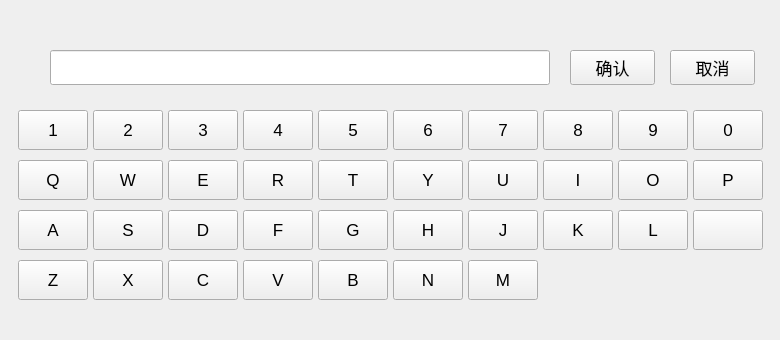
<?xml version="1.0" encoding="UTF-8"?>
<ui version="4.0">
 <class>KeyboardDialog</class>
 <widget class="QDialog" name="KeyboardDialog">
  <property name="geometry">
   <rect>
    <x>0</x>
    <y>0</y>
    <width>780</width>
    <height>340</height>
   </rect>
  </property>
  <property name="font">
   <font>
    <pointsize>13</pointsize>
   </font>
  </property>
  <property name="windowTitle">
   <string>Dialog</string>
  </property>
  <widget class="QWidget" name="gridLayoutWidget">
   <property name="geometry">
    <rect>
     <x>0</x>
     <y>110</y>
     <width>805</width>
     <height>261</height>
    </rect>
   </property>
   <layout class="QGridLayout" name="gridLayout">
    <property name="sizeConstraint">
     <enum>QLayout::SetFixedSize</enum>
    </property>
    <property name="leftMargin">
     <number>18</number>
    </property>
    <property name="rightMargin">
     <number>18</number>
    </property>
    <property name="horizontalSpacing">
     <number>5</number>
    </property>
    <property name="verticalSpacing">
     <number>10</number>
    </property>
    <item row="0" column="5">
     <widget class="QPushButton" name="button_6">
      <property name="minimumSize">
       <size>
        <width>0</width>
        <height>40</height>
       </size>
      </property>
      <property name="maximumSize">
       <size>
        <width>70</width>
        <height>16777215</height>
       </size>
      </property>
      <property name="focusPolicy">
       <enum>Qt::NoFocus</enum>
      </property>
      <property name="text">
       <string>6</string>
      </property>
     </widget>
    </item>
    <item row="0" column="3">
     <widget class="QPushButton" name="button_4">
      <property name="minimumSize">
       <size>
        <width>0</width>
        <height>40</height>
       </size>
      </property>
      <property name="maximumSize">
       <size>
        <width>70</width>
        <height>16777215</height>
       </size>
      </property>
      <property name="focusPolicy">
       <enum>Qt::NoFocus</enum>
      </property>
      <property name="text">
       <string>4</string>
      </property>
     </widget>
    </item>
    <item row="0" column="8">
     <widget class="QPushButton" name="button_9">
      <property name="minimumSize">
       <size>
        <width>0</width>
        <height>40</height>
       </size>
      </property>
      <property name="maximumSize">
       <size>
        <width>70</width>
        <height>16777215</height>
       </size>
      </property>
      <property name="focusPolicy">
       <enum>Qt::NoFocus</enum>
      </property>
      <property name="text">
       <string>9</string>
      </property>
     </widget>
    </item>
    <item row="2" column="8">
     <widget class="QPushButton" name="button_L">
      <property name="minimumSize">
       <size>
        <width>0</width>
        <height>40</height>
       </size>
      </property>
      <property name="maximumSize">
       <size>
        <width>70</width>
        <height>16777215</height>
       </size>
      </property>
      <property name="focusPolicy">
       <enum>Qt::NoFocus</enum>
      </property>
      <property name="text">
       <string>L</string>
      </property>
     </widget>
    </item>
    <item row="0" column="0">
     <widget class="QPushButton" name="button_1">
      <property name="minimumSize">
       <size>
        <width>0</width>
        <height>40</height>
       </size>
      </property>
      <property name="maximumSize">
       <size>
        <width>70</width>
        <height>16777215</height>
       </size>
      </property>
      <property name="focusPolicy">
       <enum>Qt::NoFocus</enum>
      </property>
      <property name="text">
       <string>1</string>
      </property>
     </widget>
    </item>
    <item row="2" column="4">
     <widget class="QPushButton" name="button_G">
      <property name="minimumSize">
       <size>
        <width>0</width>
        <height>40</height>
       </size>
      </property>
      <property name="maximumSize">
       <size>
        <width>70</width>
        <height>16777215</height>
       </size>
      </property>
      <property name="focusPolicy">
       <enum>Qt::NoFocus</enum>
      </property>
      <property name="text">
       <string>G</string>
      </property>
     </widget>
    </item>
    <item row="2" column="3">
     <widget class="QPushButton" name="button_F">
      <property name="minimumSize">
       <size>
        <width>0</width>
        <height>40</height>
       </size>
      </property>
      <property name="maximumSize">
       <size>
        <width>70</width>
        <height>16777215</height>
       </size>
      </property>
      <property name="focusPolicy">
       <enum>Qt::NoFocus</enum>
      </property>
      <property name="text">
       <string>F</string>
      </property>
     </widget>
    </item>
    <item row="0" column="2">
     <widget class="QPushButton" name="button_3">
      <property name="minimumSize">
       <size>
        <width>0</width>
        <height>40</height>
       </size>
      </property>
      <property name="maximumSize">
       <size>
        <width>70</width>
        <height>16777215</height>
       </size>
      </property>
      <property name="focusPolicy">
       <enum>Qt::NoFocus</enum>
      </property>
      <property name="text">
       <string>3</string>
      </property>
     </widget>
    </item>
    <item row="0" column="1">
     <widget class="QPushButton" name="button_2">
      <property name="minimumSize">
       <size>
        <width>0</width>
        <height>40</height>
       </size>
      </property>
      <property name="maximumSize">
       <size>
        <width>70</width>
        <height>16777215</height>
       </size>
      </property>
      <property name="focusPolicy">
       <enum>Qt::NoFocus</enum>
      </property>
      <property name="text">
       <string>2</string>
      </property>
     </widget>
    </item>
    <item row="0" column="4">
     <widget class="QPushButton" name="button_5">
      <property name="minimumSize">
       <size>
        <width>0</width>
        <height>40</height>
       </size>
      </property>
      <property name="maximumSize">
       <size>
        <width>70</width>
        <height>16777215</height>
       </size>
      </property>
      <property name="focusPolicy">
       <enum>Qt::NoFocus</enum>
      </property>
      <property name="text">
       <string>5</string>
      </property>
     </widget>
    </item>
    <item row="1" column="4">
     <widget class="QPushButton" name="button_T">
      <property name="minimumSize">
       <size>
        <width>0</width>
        <height>40</height>
       </size>
      </property>
      <property name="maximumSize">
       <size>
        <width>70</width>
        <height>16777215</height>
       </size>
      </property>
      <property name="focusPolicy">
       <enum>Qt::NoFocus</enum>
      </property>
      <property name="text">
       <string>T</string>
      </property>
     </widget>
    </item>
    <item row="1" column="0">
     <widget class="QPushButton" name="button_Q">
      <property name="minimumSize">
       <size>
        <width>0</width>
        <height>40</height>
       </size>
      </property>
      <property name="maximumSize">
       <size>
        <width>70</width>
        <height>16777215</height>
       </size>
      </property>
      <property name="focusPolicy">
       <enum>Qt::NoFocus</enum>
      </property>
      <property name="text">
       <string>Q</string>
      </property>
     </widget>
    </item>
    <item row="0" column="9">
     <widget class="QPushButton" name="button_0">
      <property name="minimumSize">
       <size>
        <width>0</width>
        <height>40</height>
       </size>
      </property>
      <property name="maximumSize">
       <size>
        <width>70</width>
        <height>16777215</height>
       </size>
      </property>
      <property name="focusPolicy">
       <enum>Qt::NoFocus</enum>
      </property>
      <property name="text">
       <string>0</string>
      </property>
     </widget>
    </item>
    <item row="2" column="0">
     <widget class="QPushButton" name="button_A">
      <property name="minimumSize">
       <size>
        <width>0</width>
        <height>40</height>
       </size>
      </property>
      <property name="maximumSize">
       <size>
        <width>70</width>
        <height>16777215</height>
       </size>
      </property>
      <property name="focusPolicy">
       <enum>Qt::NoFocus</enum>
      </property>
      <property name="text">
       <string>A</string>
      </property>
     </widget>
    </item>
    <item row="1" column="3">
     <widget class="QPushButton" name="button_R">
      <property name="minimumSize">
       <size>
        <width>0</width>
        <height>40</height>
       </size>
      </property>
      <property name="maximumSize">
       <size>
        <width>70</width>
        <height>16777215</height>
       </size>
      </property>
      <property name="focusPolicy">
       <enum>Qt::NoFocus</enum>
      </property>
      <property name="text">
       <string>R</string>
      </property>
     </widget>
    </item>
    <item row="2" column="5">
     <widget class="QPushButton" name="button_H">
      <property name="minimumSize">
       <size>
        <width>0</width>
        <height>40</height>
       </size>
      </property>
      <property name="maximumSize">
       <size>
        <width>70</width>
        <height>16777215</height>
       </size>
      </property>
      <property name="focusPolicy">
       <enum>Qt::NoFocus</enum>
      </property>
      <property name="text">
       <string>H</string>
      </property>
     </widget>
    </item>
    <item row="2" column="6">
     <widget class="QPushButton" name="button_J">
      <property name="minimumSize">
       <size>
        <width>0</width>
        <height>40</height>
       </size>
      </property>
      <property name="maximumSize">
       <size>
        <width>70</width>
        <height>16777215</height>
       </size>
      </property>
      <property name="focusPolicy">
       <enum>Qt::NoFocus</enum>
      </property>
      <property name="text">
       <string>J</string>
      </property>
     </widget>
    </item>
    <item row="1" column="8">
     <widget class="QPushButton" name="button_O">
      <property name="minimumSize">
       <size>
        <width>0</width>
        <height>40</height>
       </size>
      </property>
      <property name="maximumSize">
       <size>
        <width>70</width>
        <height>16777215</height>
       </size>
      </property>
      <property name="focusPolicy">
       <enum>Qt::NoFocus</enum>
      </property>
      <property name="text">
       <string>O</string>
      </property>
     </widget>
    </item>
    <item row="2" column="1">
     <widget class="QPushButton" name="button_S">
      <property name="minimumSize">
       <size>
        <width>0</width>
        <height>40</height>
       </size>
      </property>
      <property name="maximumSize">
       <size>
        <width>70</width>
        <height>16777215</height>
       </size>
      </property>
      <property name="focusPolicy">
       <enum>Qt::NoFocus</enum>
      </property>
      <property name="text">
       <string>S</string>
      </property>
     </widget>
    </item>
    <item row="1" column="9">
     <widget class="QPushButton" name="button_P">
      <property name="minimumSize">
       <size>
        <width>0</width>
        <height>40</height>
       </size>
      </property>
      <property name="maximumSize">
       <size>
        <width>70</width>
        <height>16777215</height>
       </size>
      </property>
      <property name="focusPolicy">
       <enum>Qt::NoFocus</enum>
      </property>
      <property name="text">
       <string>P</string>
      </property>
     </widget>
    </item>
    <item row="2" column="2">
     <widget class="QPushButton" name="button_D">
      <property name="minimumSize">
       <size>
        <width>0</width>
        <height>40</height>
       </size>
      </property>
      <property name="maximumSize">
       <size>
        <width>70</width>
        <height>16777215</height>
       </size>
      </property>
      <property name="focusPolicy">
       <enum>Qt::NoFocus</enum>
      </property>
      <property name="text">
       <string>D</string>
      </property>
     </widget>
    </item>
    <item row="0" column="7">
     <widget class="QPushButton" name="button_8">
      <property name="minimumSize">
       <size>
        <width>0</width>
        <height>40</height>
       </size>
      </property>
      <property name="maximumSize">
       <size>
        <width>70</width>
        <height>16777215</height>
       </size>
      </property>
      <property name="focusPolicy">
       <enum>Qt::NoFocus</enum>
      </property>
      <property name="text">
       <string>8</string>
      </property>
     </widget>
    </item>
    <item row="2" column="7">
     <widget class="QPushButton" name="button_K">
      <property name="minimumSize">
       <size>
        <width>0</width>
        <height>40</height>
       </size>
      </property>
      <property name="maximumSize">
       <size>
        <width>70</width>
        <height>16777215</height>
       </size>
      </property>
      <property name="focusPolicy">
       <enum>Qt::NoFocus</enum>
      </property>
      <property name="text">
       <string>K</string>
      </property>
     </widget>
    </item>
    <item row="1" column="5">
     <widget class="QPushButton" name="button_Y">
      <property name="minimumSize">
       <size>
        <width>0</width>
        <height>40</height>
       </size>
      </property>
      <property name="maximumSize">
       <size>
        <width>70</width>
        <height>16777215</height>
       </size>
      </property>
      <property name="focusPolicy">
       <enum>Qt::NoFocus</enum>
      </property>
      <property name="text">
       <string>Y</string>
      </property>
     </widget>
    </item>
    <item row="1" column="6">
     <widget class="QPushButton" name="button_U">
      <property name="minimumSize">
       <size>
        <width>0</width>
        <height>40</height>
       </size>
      </property>
      <property name="maximumSize">
       <size>
        <width>70</width>
        <height>16777215</height>
       </size>
      </property>
      <property name="focusPolicy">
       <enum>Qt::NoFocus</enum>
      </property>
      <property name="text">
       <string>U</string>
      </property>
     </widget>
    </item>
    <item row="1" column="2">
     <widget class="QPushButton" name="button_E">
      <property name="minimumSize">
       <size>
        <width>0</width>
        <height>40</height>
       </size>
      </property>
      <property name="maximumSize">
       <size>
        <width>70</width>
        <height>16777215</height>
       </size>
      </property>
      <property name="focusPolicy">
       <enum>Qt::NoFocus</enum>
      </property>
      <property name="text">
       <string>E</string>
      </property>
     </widget>
    </item>
    <item row="1" column="7">
     <widget class="QPushButton" name="button_I">
      <property name="minimumSize">
       <size>
        <width>0</width>
        <height>40</height>
       </size>
      </property>
      <property name="maximumSize">
       <size>
        <width>70</width>
        <height>16777215</height>
       </size>
      </property>
      <property name="focusPolicy">
       <enum>Qt::NoFocus</enum>
      </property>
      <property name="text">
       <string>I</string>
      </property>
     </widget>
    </item>
    <item row="1" column="1">
     <widget class="QPushButton" name="button_W">
      <property name="minimumSize">
       <size>
        <width>0</width>
        <height>40</height>
       </size>
      </property>
      <property name="maximumSize">
       <size>
        <width>70</width>
        <height>16777215</height>
       </size>
      </property>
      <property name="focusPolicy">
       <enum>Qt::NoFocus</enum>
      </property>
      <property name="text">
       <string>W</string>
      </property>
     </widget>
    </item>
    <item row="0" column="6">
     <widget class="QPushButton" name="button_7">
      <property name="minimumSize">
       <size>
        <width>0</width>
        <height>40</height>
       </size>
      </property>
      <property name="maximumSize">
       <size>
        <width>70</width>
        <height>16777215</height>
       </size>
      </property>
      <property name="focusPolicy">
       <enum>Qt::NoFocus</enum>
      </property>
      <property name="text">
       <string>7</string>
      </property>
     </widget>
    </item>
    <item row="3" column="0">
     <widget class="QPushButton" name="button_Z">
      <property name="minimumSize">
       <size>
        <width>0</width>
        <height>40</height>
       </size>
      </property>
      <property name="maximumSize">
       <size>
        <width>70</width>
        <height>16777215</height>
       </size>
      </property>
      <property name="focusPolicy">
       <enum>Qt::NoFocus</enum>
      </property>
      <property name="text">
       <string>Z</string>
      </property>
     </widget>
    </item>
    <item row="3" column="1">
     <widget class="QPushButton" name="button_X">
      <property name="minimumSize">
       <size>
        <width>0</width>
        <height>40</height>
       </size>
      </property>
      <property name="maximumSize">
       <size>
        <width>70</width>
        <height>16777215</height>
       </size>
      </property>
      <property name="focusPolicy">
       <enum>Qt::NoFocus</enum>
      </property>
      <property name="text">
       <string>X</string>
      </property>
     </widget>
    </item>
    <item row="3" column="2">
     <widget class="QPushButton" name="button_C">
      <property name="minimumSize">
       <size>
        <width>0</width>
        <height>40</height>
       </size>
      </property>
      <property name="maximumSize">
       <size>
        <width>70</width>
        <height>16777215</height>
       </size>
      </property>
      <property name="focusPolicy">
       <enum>Qt::NoFocus</enum>
      </property>
      <property name="text">
       <string>C</string>
      </property>
     </widget>
    </item>
    <item row="3" column="3">
     <widget class="QPushButton" name="button_V">
      <property name="minimumSize">
       <size>
        <width>0</width>
        <height>40</height>
       </size>
      </property>
      <property name="maximumSize">
       <size>
        <width>70</width>
        <height>16777215</height>
       </size>
      </property>
      <property name="focusPolicy">
       <enum>Qt::NoFocus</enum>
      </property>
      <property name="text">
       <string>V</string>
      </property>
     </widget>
    </item>
    <item row="3" column="4">
     <widget class="QPushButton" name="button_B">
      <property name="minimumSize">
       <size>
        <width>0</width>
        <height>40</height>
       </size>
      </property>
      <property name="maximumSize">
       <size>
        <width>70</width>
        <height>16777215</height>
       </size>
      </property>
      <property name="focusPolicy">
       <enum>Qt::NoFocus</enum>
      </property>
      <property name="text">
       <string>B</string>
      </property>
     </widget>
    </item>
    <item row="3" column="5">
     <widget class="QPushButton" name="button_N">
      <property name="minimumSize">
       <size>
        <width>0</width>
        <height>40</height>
       </size>
      </property>
      <property name="maximumSize">
       <size>
        <width>70</width>
        <height>16777215</height>
       </size>
      </property>
      <property name="focusPolicy">
       <enum>Qt::NoFocus</enum>
      </property>
      <property name="text">
       <string>N</string>
      </property>
     </widget>
    </item>
    <item row="3" column="6">
     <widget class="QPushButton" name="button_M">
      <property name="minimumSize">
       <size>
        <width>0</width>
        <height>40</height>
       </size>
      </property>
      <property name="maximumSize">
       <size>
        <width>70</width>
        <height>16777215</height>
       </size>
      </property>
      <property name="focusPolicy">
       <enum>Qt::NoFocus</enum>
      </property>
      <property name="text">
       <string>M</string>
      </property>
     </widget>
    </item>
    <item row="2" column="9">
     <widget class="QPushButton" name="button_back">
      <property name="minimumSize">
       <size>
        <width>0</width>
        <height>40</height>
       </size>
      </property>
      <property name="maximumSize">
       <size>
        <width>70</width>
        <height>16777215</height>
       </size>
      </property>
      <property name="focusPolicy">
       <enum>Qt::NoFocus</enum>
      </property>
      <property name="text">
       <string/>
      </property>
      <property name="icon">
       <iconset resource="../../resource/resrc.qrc">
        <normaloff>:/param/back.png</normaloff>:/param/back.png</iconset>
      </property>
     </widget>
    </item>
   </layout>
  </widget>
  <widget class="QLineEdit" name="text">
   <property name="geometry">
    <rect>
     <x>50</x>
     <y>50</y>
     <width>500</width>
     <height>35</height>
    </rect>
   </property>
   <property name="font">
    <font>
     <weight>50</weight>
     <bold>false</bold>
    </font>
   </property>
   <property name="alignment">
    <set>Qt::AlignRight|Qt::AlignTrailing|Qt::AlignVCenter</set>
   </property>
  </widget>
  <widget class="QPushButton" name="confirm">
   <property name="geometry">
    <rect>
     <x>570</x>
     <y>50</y>
     <width>85</width>
     <height>35</height>
    </rect>
   </property>
   <property name="focusPolicy">
    <enum>Qt::NoFocus</enum>
   </property>
   <property name="text">
    <string>确认</string>
   </property>
  </widget>
  <widget class="QPushButton" name="cancel">
   <property name="geometry">
    <rect>
     <x>670</x>
     <y>50</y>
     <width>85</width>
     <height>35</height>
    </rect>
   </property>
   <property name="focusPolicy">
    <enum>Qt::NoFocus</enum>
   </property>
   <property name="text">
    <string>取消</string>
   </property>
  </widget>
 </widget>
 <resources>
  <include location="../../resource/resrc.qrc"/>
 </resources>
 <connections/>
</ui>
